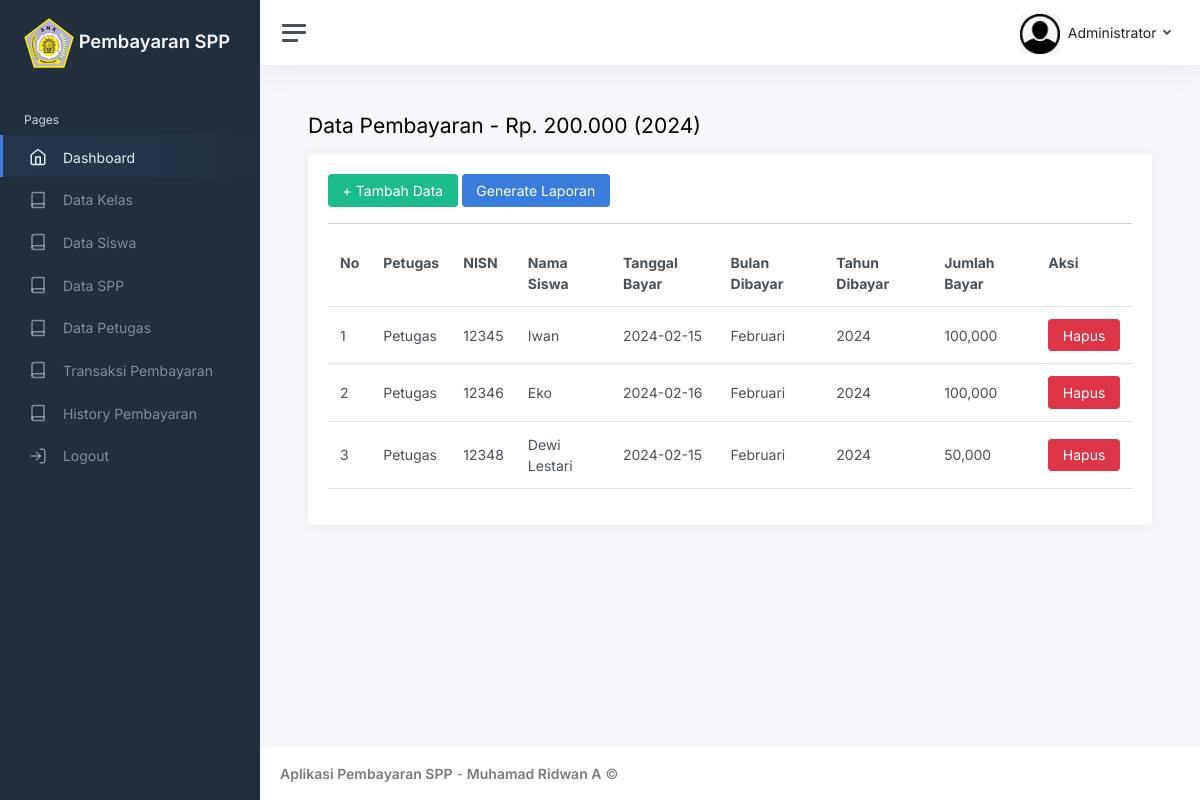
The app's page /index.php?page=history (signed in) with its own data.
### tables this page shows
CREATE TABLE `pembayaran` (
  `id_pembayaran` int(11) NOT NULL,
  `id_petugas` int(11) DEFAULT NULL,
  `nisn` varchar(10) DEFAULT NULL,
  `tgl_bayar` date DEFAULT NULL,
  `bulan_dibayar` varchar(8) DEFAULT NULL,
  `tahun_dibayar` varchar(4) DEFAULT NULL,
  `id_spp` int(11) DEFAULT NULL,
  `jumlah_bayar` int(11) DEFAULT NULL
);

CREATE TABLE `petugas` (
  `id_petugas` int(11) NOT NULL,
  `username` varchar(25) DEFAULT NULL,
  `password` varchar(32) DEFAULT NULL,
  `nama_petugas` varchar(35) DEFAULT NULL,
  `level` enum('admin','petugas') DEFAULT NULL
);

CREATE TABLE `siswa` (
  `nisn` char(10) NOT NULL,
  `nis` char(8) DEFAULT NULL,
  `nama` varchar(35) DEFAULT NULL,
  `id_kelas` int(11) DEFAULT NULL,
  `alamat` text DEFAULT NULL,
  `no_telp` varchar(13) DEFAULT NULL,
  `id_spp` int(11) DEFAULT NULL,
  `password` varchar(32) DEFAULT NULL
);

### history.php (the view)
<h1 class="h3 mb-3">Data Pembayaran - Rp. 200.000 (2024)</h1>
<div class="row">
	<div class="col-12">
		<div class="card">
			<div class="card-body">
                <?php
                if(isset($_SESSION['user']['level'])){
                    ?>
                <a href="?page=pembayaran" class="btn btn-success">+ Tambah Data</a>
                <?php
            }
            ?>
                <a href="laporan.php" target="_blank" class="btn btn-primary"> Generate Laporan</a>
                <hr>
                <table class="table">
                    <tr>
                        <th>No</th>
                        <th>Petugas</th>
                        <th>NISN</th>
                        <th>Nama Siswa</th>
                        <th>Tanggal Bayar</th>
                        <th>Bulan Dibayar</th>
                        <th>Tahun Dibayar</th>
                        <th>Jumlah Bayar</th>
                <?php
                if(isset($_SESSION['user']['level'])){
                    $where = "";
                    ?>
                        <th>Aksi</th>
                        <?php
                    }else{
                        $where = " WHERE pembayaran.nisn=" . $_SESSION['user']['nisn'];
                    }
                    ?>
                    </tr>
                    <?php
                    $i = 1;
                    $query = mysqli_query($koneksi, "SELECT*FROM pembayaran left join petugas on petugas.id_petugas = pembayaran.id_petugas left join siswa on siswa.nisn = pembayaran.nisn left join spp on spp.id_spp = pembayaran.id_spp $where");
                    while ($data = mysqli_fetch_array($query)) {
                        ?>
                        <tr>
                            <td><?php echo $i; ?></td>
                            <td><?php echo $data['nama_petugas']; ?></td>
                            <td><?php echo $data['nisn']; ?></td>
                            <td><?php echo $data['nama']; ?></td>
                            <td><?php echo $data['tgl_bayar']; ?></td>
                            <td><?php echo $data['bulan_dibayar']; ?></td>
                            <td><?php echo $data['tahun_dibayar']; ?></td>
                            <td><?php echo number_format($data['jumlah_bayar']); ?></td>
                    <?php
                    if(isset($_SESSION['user']['level'])){
                        ?>
                            <td>
                                <a href="?page=pembayaran_hapus&id=<?php echo $data['id_pembayaran']; ?>" class="btn btn-danger">Hapus</a>
                            </td>
                            <?php
                        }
                        ?>
                        </tr>
                        <?php
                        $i++;
                    }
                    ?>
                </table>
			</div>
		</div>
	</div>
</div>

### records on screen
pembayaran: id_petugas.nama_petugas "Petugas", nisn.nisn "12345", nisn.nama "Iwan", tgl_bayar "2024-02-15", bulan_dibayar "Februari", tahun_dibayar "2024", jumlah_bayar "100,000"
pembayaran: id_petugas.nama_petugas "Petugas", nisn.nisn "12346", nisn.nama "Eko", tgl_bayar "2024-02-16", bulan_dibayar "Februari", tahun_dibayar "2024", jumlah_bayar "100,000"
pembayaran: id_petugas.nama_petugas "Petugas", nisn.nisn "12348", nisn.nama "Dewi Lestari", tgl_bayar "2024-02-15", bulan_dibayar "Februari", tahun_dibayar "2024", jumlah_bayar "50,000"

### other values on screen
$_SESSION['user']['nama_petugas'] "Administrator"
